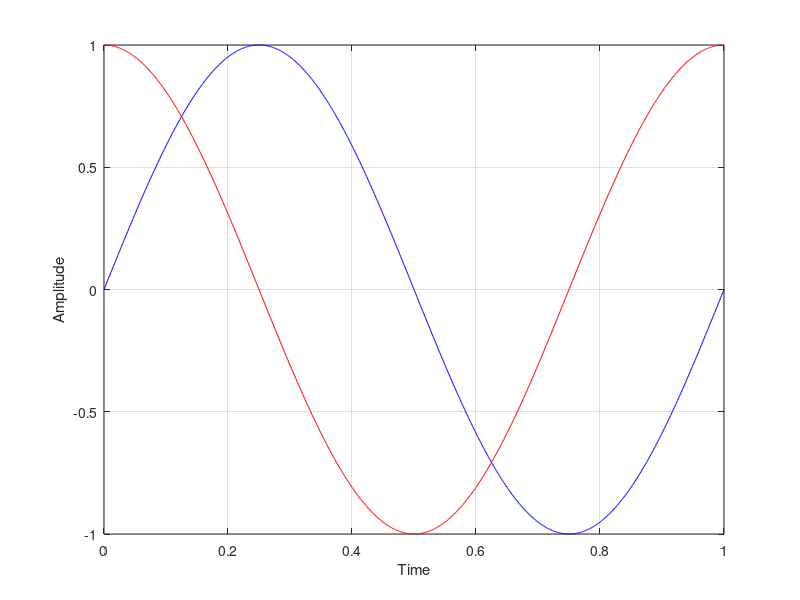

Source code (MATLAB):
% Define the parameters for the waves
amplitude = 1;          % Amplitude of the waves
frequency = 1;          % Frequency of the waves
phase = 0;              % Phase of the waves
samplingRate = 1000;    % Sampling rate (number of samples per second)
duration = 1;           % Duration of the waves (in seconds)

% Calculate the time vector
t = linspace(0, duration, duration * samplingRate);

% Generate the sine wave
sineWave = amplitude * sin(2*pi*frequency*t + phase);

% Generate the cosine wave
cosineWave = amplitude * cos(2*pi*frequency*t + phase);

% Plot the waves
plot(t, sineWave, 'b', t, cosineWave, 'r');
xlabel('Time');
ylabel('Amplitude');
grid on;
